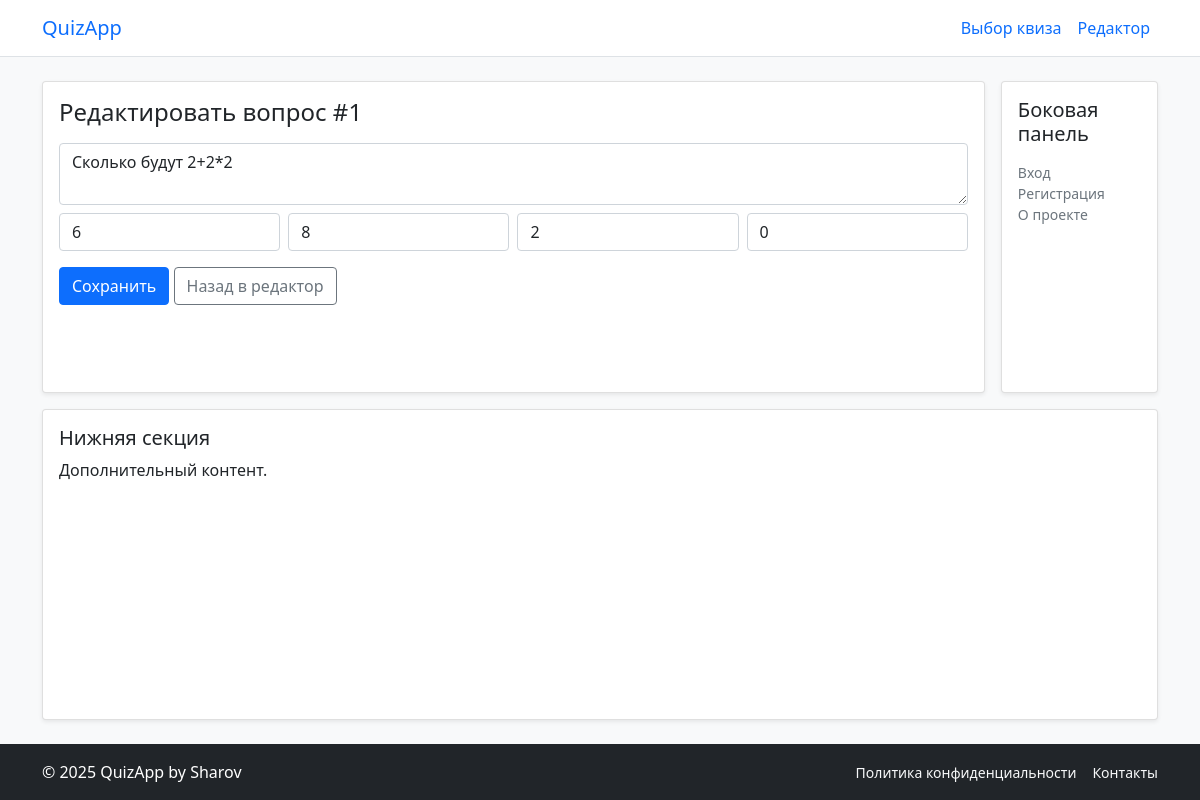
The page /questions/1/edit on the database its author committed.
### database/model.py (models this page shows, shortened)
class Question(db.Model):
    __tablename__ = 'questions'
    id = db.Column(db.Integer, primary_key=True)
    text = db.Column(db.String(250), nullable=False)
    answer = db.Column(db.String(100), nullable=False)
    wrong1 = db.Column(db.String(100), nullable=False)
    wrong2 = db.Column(db.String(100), nullable=False)
    wrong3 = db.Column(db.String(100), nullable=False)

### app/routes.py (the view, shortened to what this page needs)
@bp.route("/questions/<int:question_id>/edit", methods=["GET", "POST"])
def question_edit(question_id):
    q = Question.query.get_or_404(question_id)
    return render_template("question_form.html", question=q)

### templates/question_form.html (shortened to what this page needs)
{% extends "base.html" %}
{% block header %}Редактировать вопрос #{{ question.id }}{% endblock %}
{% block content %}
  <form method="post">
    <div class="mb-2">
      <textarea name="text" class="form-control" placeholder="Текст вопроса" required>{{ question.text }}</textarea>
    </div>
    <div class="row g-2">
      <div class="col-md-3"><input name="answer" class="form-control" placeholder="Правильный ответ" value="{{ question.answer }}" required></div>
      <div class="col-md-3"><input name="wrong1" class="form-control" placeholder="Неверный 1" value="{{ question.wrong1 }}" required></div>
      <div class="col-md-3"><input name="wrong2" class="form-control" placeholder="Неверный 2" value="{{ question.wrong2 }}" required></div>
      <div class="col-md-3"><input name="wrong3" class="form-control" placeholder="Неверный 3" value="{{ question.wrong3 }}" required></div>
    </div>
    <div class="mt-3">
      <button class="btn btn-primary">Сохранить</button>
      <a class="btn btn-outline-secondary" href="{{ url_for('routes.quizzes_manage') }}">Назад в редактор</a>
    </div>
  </form>
{% endblock %}

### static/css/style.css (style rules this page uses)
html, body { height: 100%; }

### rows shown on the page
Question: id "1", text "Сколько будут 2+2*2", answer "6", wrong1 "8", wrong2 "2", wrong3 "0"
